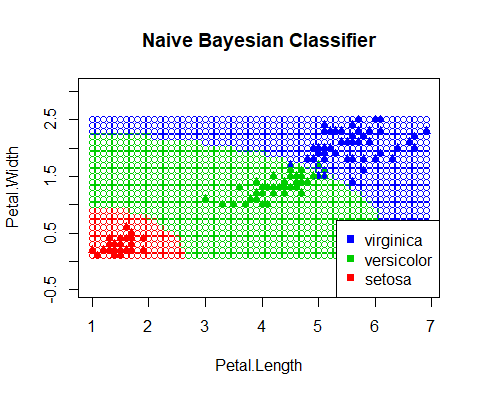

Write R code to recreate this figure.
colors <- c("setosa" = "red", "versicolor" = "green3", "virginica" = "blue")
plot(iris[, 3:4], pch = 17, bg = colors[iris$Species], col = colors[iris$Species], asp = 1)
title ("Naive Bayesian Classifier")

naiveBayesianClassifier <- function(point) { 

  m <- length(levels(iris$Species)) # number of classes (3)
  p <- c(0,0,0) # distribution density
  
  answer <- data.frame(1:m, levels(iris$Species))
  colnames(answer) <- c("OptimalBayesianRule", "Species")
  P_apriori <- 1 / 3 # apriori probability
  petalwidth <- c(0.246,1.326,2.026)
  petalwidthSigm <- c(0.1054,0.1978,0.2747)
  petalenght <- c(1.462,4.26,5.552)
  petalenghtSigm <- c(0.1737,0.4699,0.5519)

  p[1]<-log2(P_apriori) +log2(dnorm(point[4], mean = petalwidth[1], sd = petalwidthSigm[1], log = FALSE)) +log2(dnorm(point[3], mean = petalenght[1], sd = petalenghtSigm[1], log = FALSE))
  p[2]<-log2(P_apriori) +log2(dnorm(point[4], mean = petalwidth[2], sd = petalwidthSigm[2], log = FALSE))+log2(dnorm(point[3], mean = petalenght[2], sd = petalenghtSigm[2], log = FALSE))
  p[3]<-log2(P_apriori) +log2(dnorm(point[4], mean = petalwidth[3], sd = petalwidthSigm[3], log = FALSE))+log2(dnorm(point[3], mean = petalenght[3], sd = petalenghtSigm[3], log = FALSE))
 
  return(match(max(p), p))
}

col3 <- seq(from = min(iris[, 3]), to = max(iris[, 3]), by = 0.1)
col4 <- seq(from = min(iris[, 4]), to = max(iris[, 4]), by = 0.1)

for(i in col3) {
  for(j in col4) {
    point <- c(0, 0, i, j)
    points(point[3], point[4],  pch = 21, col = colors[naiveBayesianClassifier(point)])
  }
}

legend("bottomleft", c("virginica", "versicolor", "setosa"), pch = c(15,15,15), col = c("blue", "green3", "red"))
